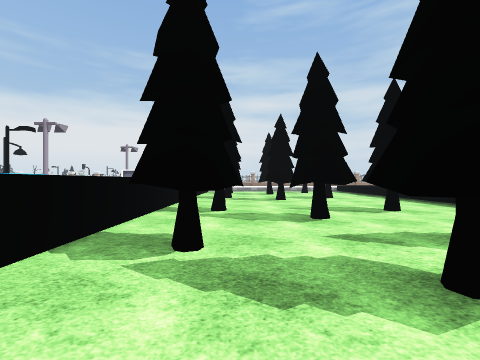
[1] (above)

17 first-person views from a walk through a Unity game level. The camera is 1.4 m above the floor, looks level and sees 90° across. The floor is counted in squares, 2 m on a side. Each view is taken from the middle of a square. On the plan, view 1 faces up. The plan holds only what a view shows up to about 9 squares ahead; the rest is blank. The place goes on beyond the plan. The player character is not drawn. Door leaves are left out, so doorways stand open. Some surface patterns are stand-ins.

[2]
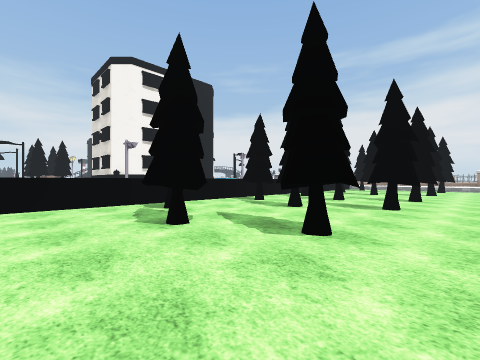

[3]
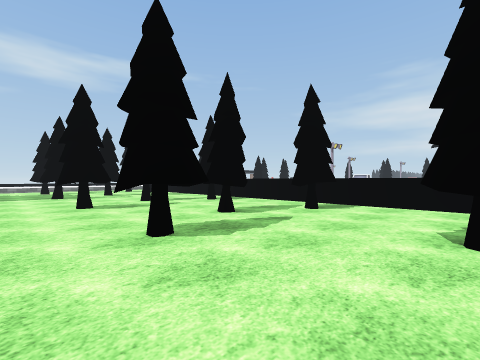

[4]
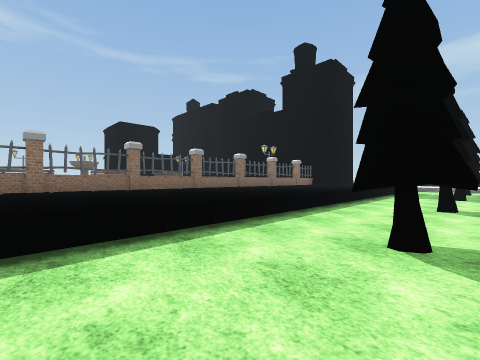

[5]
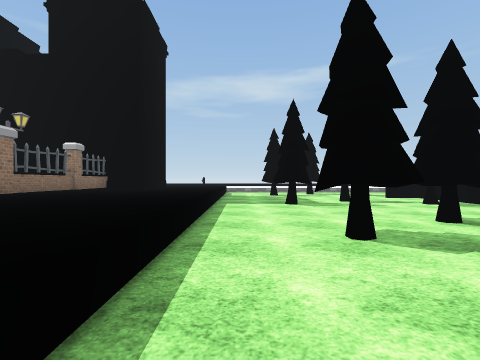

[6]
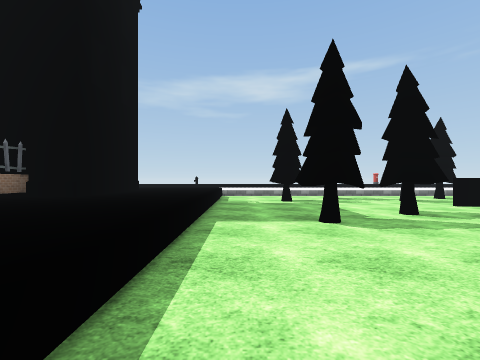

[7]
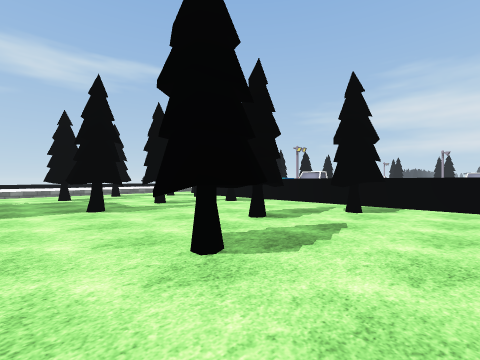

[8]
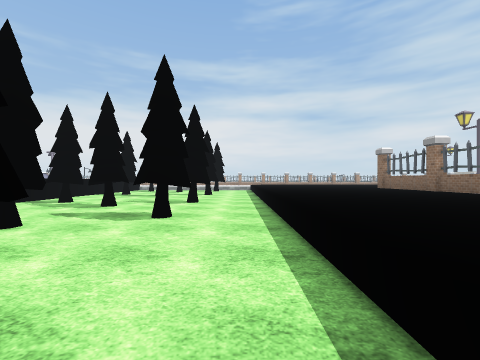

[9]
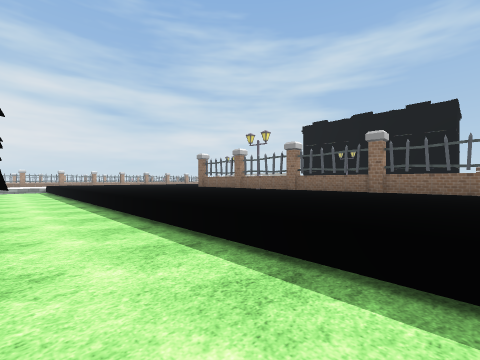

[10]
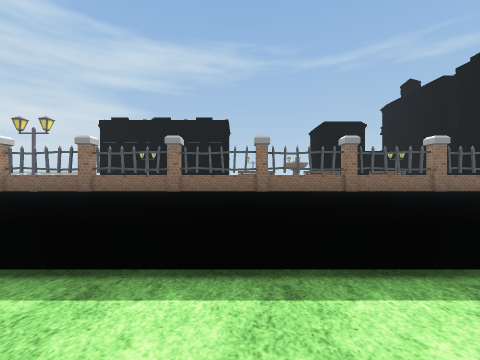

[11]
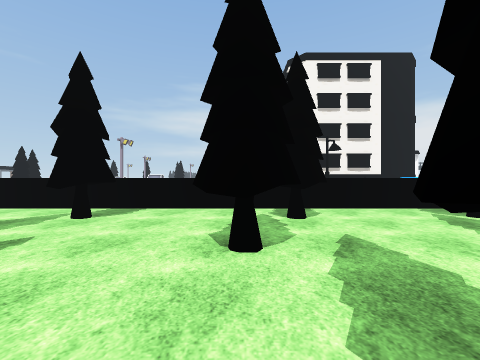

[12]
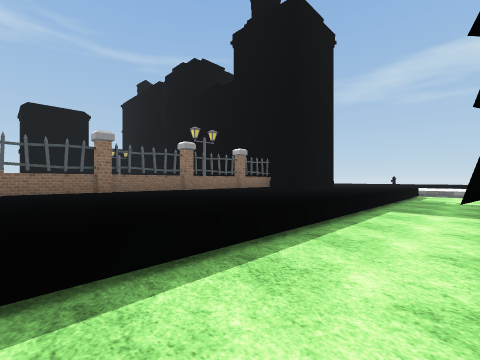

[13]
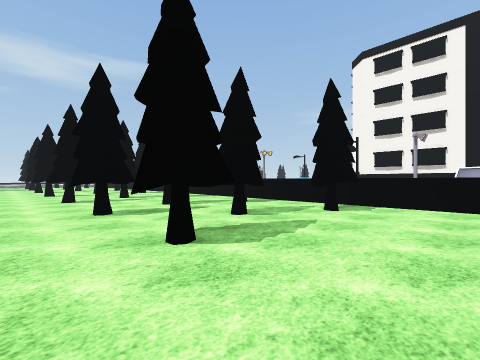

[14]
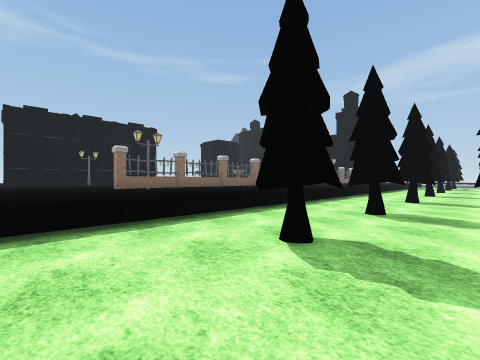

[15]
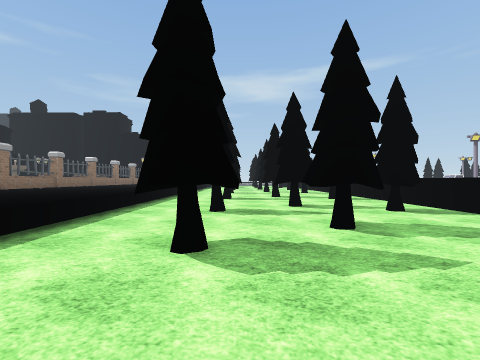

[16]
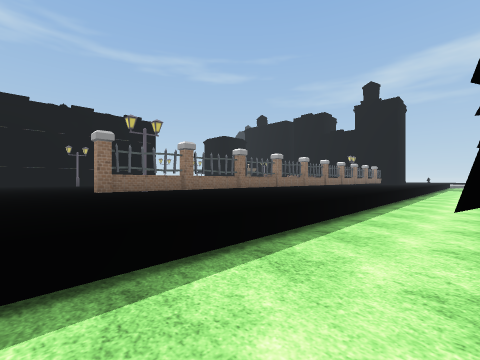

[17]
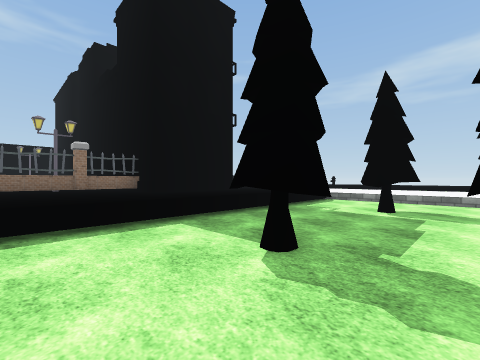

### Floor plan
Key: @ floor where view 1 was taken; # wall or solid block; . main floor; : floor 0.75 m higher than the main floor; = window, fence, low wall or low ledge; ^ raised ledge; C car; T tree; B bench; U building; O other object.
Columns run from 4 left of view 1 to 12 right of it. Each row starts with its distance up from view 1.
  8 CC#..T....O
  7   #.......:
  6   =TT..TT.O
  5   =TTT..T.:  O
  4 OO#..TT...O  O
  3 OO#TT..TT.:  #
  2   =T.TT.T.O  O
  1   =...T...:  #
  0   =.@.....O  O
 -1   =O#..#T.:  #
 -2   =..T#...O  O B
 -3   =.......:  # B
 -4   =.......O  O O
 -5   =T#..T#.:  # O
 -6   =..OO...O  O O
 -7   =.......:  # O
 -8   =.......O  O
 -9   =T#..T#.:  #
-10   =..#T...O  O
-11 OO#.......:  #
-12   #.......O  O
-13   #TT..#T.:  #
-14   =..T#...O  UUUU
-15   ^.......:  U
-16    .......O  U
-17    O#..TT.O  U

Where each view was taken, in squares from view 1:
view 1: 0 up, 0 right, facing up
view 2: 4 down, 5 right, facing up-left
view 3: 2 down, 5 right, facing down-left
view 4: 2 down, 3 right, facing down-right
view 5: 6 down, 5 right, facing down
view 6: 9 down, 5 right, facing down
view 7: 7 down, 5 right, facing down-left
view 8: 2 down, 5 right, facing up
view 9: 2 down, 4 right, facing up-right
view 10: 2 down, 4 right, facing right
view 11: 2 down, 4 right, facing left
view 12: 7 down, 4 right, facing down-right
view 13: 8 up, 5 right, facing down-left
view 14: 8 up, 2 right, facing down-right
view 15: 8 up, 3 right, facing down
view 16: 7 up, 4 right, facing down-right
view 17: 11 down, 2 right, facing down-right
